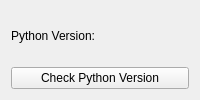
<ui version="4.0">
 <class>SettingsPage</class>
 <widget class="QWidget" name="settingsPage">
  <layout class="QVBoxLayout" name="settingsLayout">
   <item>
    <widget class="QLabel" name="pythonLabel">
     <property name="text">
      <string>Python Version:</string>
     </property>
    </widget>
   </item>
   <item>
    <widget class="QPushButton" name="checkPythonButton">
     <property name="text">
      <string>Check Python Version</string>
     </property>
    </widget>
   </item>
   <!-- Add other settings widgets here -->
  </layout>
 </widget>
 <resources/>
 <connections/>
</ui>
